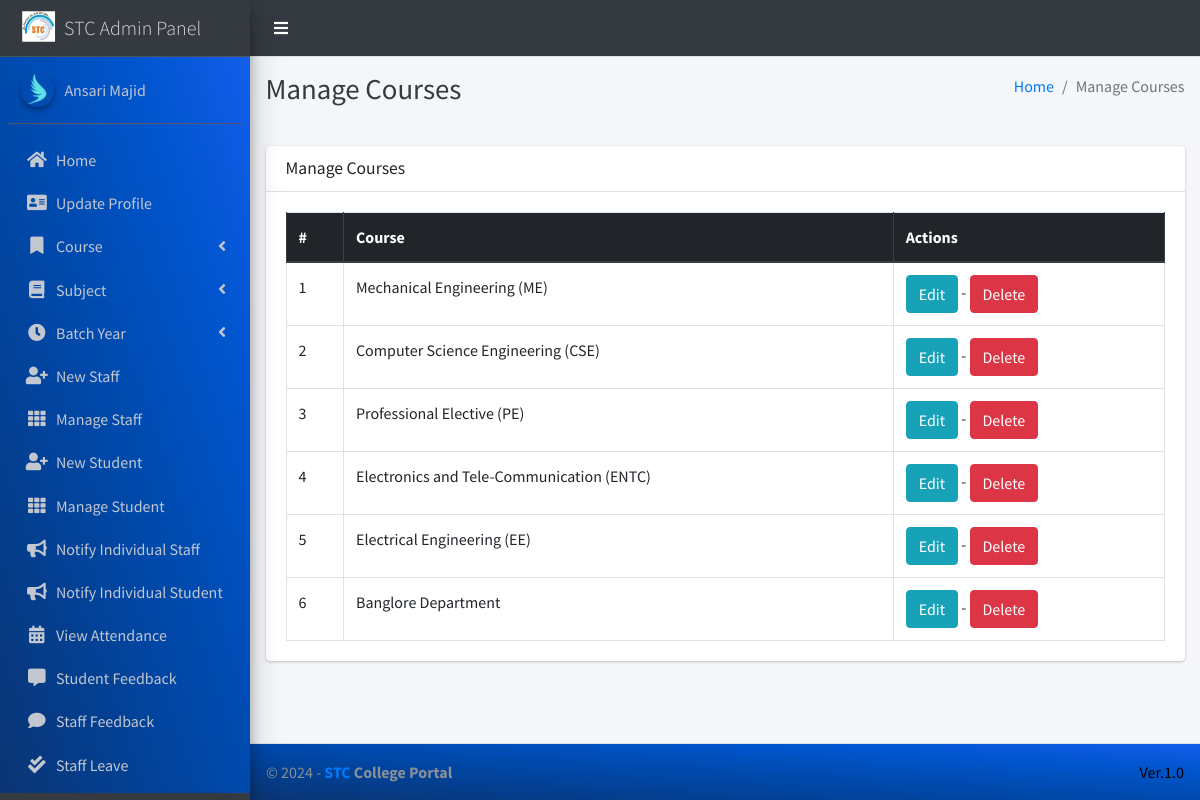
/course/manage/ (signed in), run on the app's committed database.
### main_app/models.py (models this page shows, shortened)
class CustomUser(AbstractUser):
    USER_TYPE = ((1, "HOD"), (2, "Staff"), (3, "Student"))
    GENDER = [("M", "Male"), ("F", "Female")]
    username = None  # Removed username, using email instead
    email = models.EmailField(unique=True)
    user_type = models.CharField(default=1, choices=USER_TYPE, max_length=1)
    gender = models.CharField(max_length=1, choices=GENDER)
    profile_pic = models.ImageField()
    address = models.TextField()
    fcm_token = models.TextField(default="")  # For firebase notifications
    created_at = models.DateTimeField(auto_now_add=True)
    updated_at = models.DateTimeField(auto_now=True)
    USERNAME_FIELD = "email"
    REQUIRED_FIELDS = []
    objects = CustomUserManager()
    def __str__(self):
        return  self.first_name + " " + self.last_name

class Course(models.Model):
    name = models.CharField(max_length=120)
    created_at = models.DateTimeField(auto_now_add=True)
    updated_at = models.DateTimeField(auto_now=True)

### main_app/hod_views.py (the view)
# urls.py: path("course/manage/", hod_views.manage_course, name='manage_course'),
def manage_course(request):
    courses = Course.objects.all()
    context = {
        'courses': courses,
        'page_title': 'Manage Courses'
    }
    return render(request, "hod_template/manage_course.html", context)

### main_app/templates/hod_template/manage_course.html
{% extends 'main_app/base.html' %}
{% load static %}
{% block page_title %}{{page_title}}{% endblock page_title %}
{% block content %}
<section class="content">
    <div class="container-fluid">
        <div class="row">
            <div class="col-md-12">
                <div class="card">
                    <div class="card-header">
                        <h3 class="card-title">{{page_title}}</h3>
                    </div>
                    <div class="card-body">
                        <table id="example2" class="table table-bordered table-hover">
                            <thead class="thead-dark">
                                <tr>
                                    <th>#</th>
                                    <th>Course</th>
                                    <th>Actions</th>
                                </tr>
                            </thead>
                            <tbody>
                                {% for course in courses %}
                                <tr>
                                    <td>{{ forloop.counter }}</td>
                                    <td>{{course.name}}</td>
                                    <td>
                                        <a href="{% url 'edit_course' course.id %}" class="btn btn-info">Edit</a> -
                                        <a href="{% url 'delete_course' course.id %}" onclick="return confirm('Are you sure you want to delete this course ?')" class="btn btn-danger">Delete</a>
                                    </td>
                                </tr>
                                {% endfor %}
                            </tbody>
                        </table>
                    </div>
                </div>
            </div>
        </div>
    </div>
</section>
{% endblock content %}

### main_app/templates/main_app/sidebar_template.html (shortened to what this page needs)
{% load static %}
<aside class="main-sidebar sidebar-dark-info elevation-4">
    {% if request.user.user_type == '1' %}
    <a href="{% url 'admin_home' %}" class="brand-link">
        <img src="{% static 'dist/img/virusx.png' %} " alt="STC LOGO"
            class="brand-image " >
        <span class="brand-text font-weight-light" >STC Admin Panel</span>
    </a>
    <div class="sidebar" style="background-image: linear-gradient(to right top, #0b3574, #033f91, #004aae, #0054cc, #125eeb);">
        <div class="user-panel mt-3 pb-3 mb-3 d-flex">
            <div class="image">
                <img src="{{ request.user.profile_pic}}" class="img-circle elevation-2" alt="User Image">
            </div>
            <div class="info">
                <a href="#" class="d-block">{{user}}</a>
            </div>
        </div>
        <nav class="mt-2">
            <ul class="nav nav-pills nav-sidebar flex-column" data-widget="treeview" role="menu" data-accordion="false">
                <li class="nav-item">
                    {% url 'admin_home' as admin_home %}
                    <a href="{{admin_home}}" class="nav-link {% if admin_home == request.path %} active {% endif %}">
                        <i class="nav-icon fas fa-home"></i>
                        <p>
                            Home
                        </p>
                    </a>
                </li>
                <li class="nav-item">
                    {% url 'admin_view_profile' as admin_view_profile %}
                    <a href="{{admin_view_profile}}"
                        class="nav-link {% if admin_view_profile == request.path %} active {% endif %}">
                        <i class="nav-icon fas fa-address-card"></i>
                        <p>
                            Update Profile
                        </p>
                    </a>
                </li>
                <li class="nav-item has-treeview">
                    <a href="#" class="nav-link" >
                        <i class="nav-icon fas fa-bookmark"></i>
                        <p>
                            Course
                            <i class="fas fa-angle-left right"></i>
                        </p>
                    </a>
                </li>
                <li class="nav-item has-treeview">
                    <a href="#" class="nav-link">
                        <i class="nav-icon fas fa-book"></i>
                        <p>
                            Subject
                            <i class="fas fa-angle-left right"></i>
                        </p>
                    </a>
                </li>
                <li class="nav-item has-treeview">
                    <a href="#" class="nav-link">
                        <i  class="nav-icon fas fa-clock"></i>
                        <p>
                            Batch Year
                            <i class="fas fa-angle-left right"></i>
                        </p>
                    </a>
                </li>
                <li class="nav-item">
                    {% url 'add_staff' as add_staff %}
                    <a href="{{add_staff}}" class="nav-link {% if add_staff == request.path %} active {% endif %}">
                        <i class="nav-icon fas fa-user-plus"></i>
                        <p>
                            New Staff
                        </p>
                    </a>
                </li>
                <li class="nav-item">
                    {% url 'manage_staff' as manage_staff %}
                    {% url 'edit_staff' staff_id as edit_staff %}
                    <a href="{{manage_staff}}"
                        class="nav-link {% if manage_staff == request.path or request.path == edit_staff %} active {% endif %}">
                        <i class="nav-icon fas fa-th"></i>
                        <p>
                            Manage Staff
                        </p>
                    </a>
                </li>
                <li class="nav-item">
                    {% url 'add_student' as add_student%}
                    <a href="{{add_student}}" class="nav-link  {% if add_student == request.path %} active {% endif %}">
                        <i class="nav-icon fas fa-user-plus"></i>
                        <p>
                            New Student
                        </p>
                    </a>
                </li>
                <li class="nav-item">
                    {% url 'manage_student' as manage_student %}
                    {% url 'edit_student' student_id as edit_student %}
                    <a href="{{manage_student}}"
                        class="nav-link  {% if edit_student == request.path or manage_student == request.path %} active {% endif %}">
                        <i class="nav-icon fas fa-th"></i>
                        <p>
                            Manage Student
                        </p>
                    </a>
                </li>
                <li class="nav-item">
                    {% url 'admin_notify_staff' as admin_notify_staff %}
                    <a href="{{admin_notify_staff}}"
                        class="nav-link {% if admin_notify_staff == request.path %} active {% endif %}">
                        <i class="nav-icon fas fa-bullhorn"></i>
                        <p>
                            Notify Individual Staff
                        </p>
                    </a>
                </li>
                <li class="nav-item">
                    {% url 'admin_notify_student' as admin_notify_student %}
                    <a href="{{admin_notify_student}}"
                        class="nav-link {% if admin_notify_student == request.path %} active {% endif %}">
                        <i class="nav-icon fas fa-bullhorn"></i>
                        <p>
                            Notify Individual Student
                        </p>
                    </a>
                </li>
                <li class="nav-item">
                    {% url 'admin_view_attendance' as admin_view_attendance %}
                <li class="nav-item">
                    <a href="{{admin_view_attendance}}"
                        class="nav-link  {% if admin_view_attendance == request.path %} active {% endif %}">
                        <i class="nav-icon fas fa-calendar-alt"></i>
                        <p>
                            View Attendance
                        </p>
                    </a>
                </li>
                <li class="nav-item">
                    {% url 'student_feedback_message' as student_feedback_message %}
                    <a href="{{ student_feedback_message }}"
                        class="nav-link  {% if student_feedback_message == request.path %} active {% endif %}">
                        <i class="nav-icon fas fa-comment-alt"></i>
                        <p>
                            Student Feedback
                        </p>
                    </a>
                </li>
                <li class="nav-item">
                    {% url 'staff_feedback_message' as staff_feedback_message %}
                    <a href="{{staff_feedback_message}}"
                        class="nav-link   {% if staff_feedback_message == request.path %} active {% endif %}">
                        <i  class="nav-icon fas fa-comment"></i>
                        <p>
                            Staff Feedback
                        </p>
                    </a>
                </li>
                <li class="nav-item">
                    {% url 'view_staff_leave' as view_staff_leave %}
                    <a href="{{view_staff_leave}}"
                        class="nav-link  {% if view_staff_leave == request.path %} active {% endif %}">
                        <i  class="nav-icon fas fa-check-double"></i>
                        <p>
                            Staff Leave
                        </p>
                    </a>
                </li>
                <li class="nav-item">
                    {% url 'view_student_leave' as view_student_leave %}
                    <a href="{% url 'view_student_leave' %}"
                        class="nav-link  {% if view_student_leave == request.path %} active {% endif %}">
                    </a>
                </li>
                                        {% endif %}
                                    </ul>
                                </nav>
                            </div>
</aside>

### data on the page
CustomUser: user.profile_pic (picture), first_name+last_name "Ansari Majid"
Course: name "Mechanical Engineering (ME)"
Course: name "Computer Science Engineering (CSE)"
Course: name "Professional Elective (PE)"
Course: name "Electronics and Tele-Communication (ENTC)"
Course: name "Electrical Engineering (EE)"
Course: name "Banglore Department"

### other printed values
{{ page_title }} "Manage Courses"
